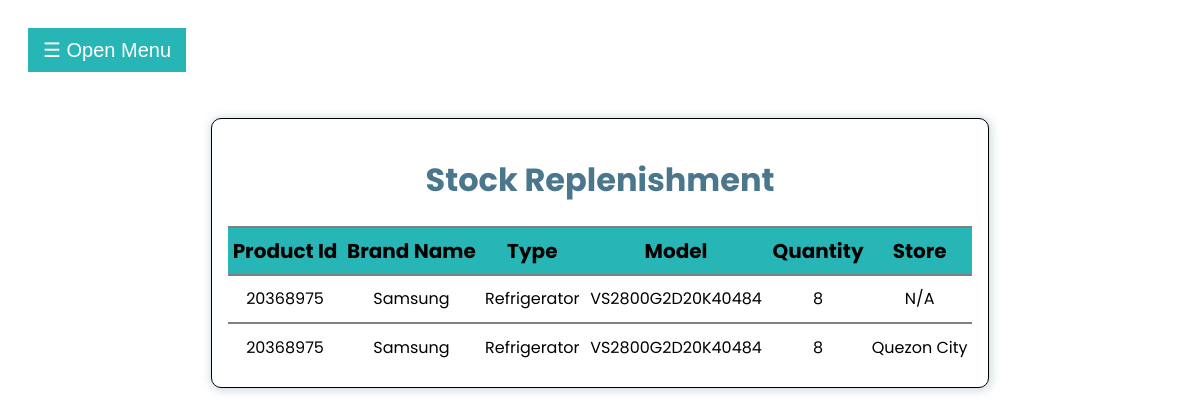
Page /Employee/Employee-Stock-Replenishment/employee-stock-replenishment.php (signed in) on the committed database.
### tables this page shows
CREATE TABLE `tbl_product` (
  `id` int(11) NOT NULL,
  `productId` varchar(50) NOT NULL,
  `brandName` varchar(100) NOT NULL,
  `type` varchar(100) NOT NULL,
  `model` varchar(100) NOT NULL,
  `color` varchar(100) NOT NULL,
  `quantity` varchar(100) NOT NULL,
  `price` varchar(100) NOT NULL
);

CREATE TABLE `tbl_product_store` (
  `id` int(11) NOT NULL,
  `productId` varchar(50) NOT NULL,
  `brandName` varchar(100) NOT NULL,
  `type` varchar(100) NOT NULL,
  `model` varchar(100) NOT NULL,
  `quantity` varchar(100) NOT NULL,
  `color` varchar(100) NOT NULL,
  `price` varchar(100) NOT NULL,
  `store` varchar(100) NOT NULL
);

### Employee/Employee-Stock-Replenishment/employee-stock-replenishment.php (the view, shortened to what this page needs)
<?php
    $db = mysqli_connect('localhost', 'root', '', 'warehouse_management_system');
?>
<!DOCTYPE html>
<html lang="en">
<head>
    <link rel="stylesheet" href="../CSS/employee-stock-replenishment.css">
    <link rel="stylesheet" href="https://cdnjs.cloudflare.com/ajax/libs/font-awesome/4.7.0/css/font-awesome.min.css">
</head>
<body>
    <div id="main">
        <button class="openbtn" onclick="openNav()">&#9776; Open Menu</button>
        <div class="container">
            <h1 class="stock-replenishment-header">Stock Replenishment</h1>
            <table>
                <thead>
                    <th>Product Id</th>
                    <th>Brand Name</th>
                    <th>Type</th>
                    <th>Model</th>
                    <th>Quantity</th>
                    <th>Store</th>
                </thead>
                <tbody>
                    <?php
                        $sql = "SELECT * FROM tbl_product WHERE quantity <= 8";
                        $result = $db->query($sql);
                        if ($result->num_rows > 0) {
                            while($row = $result->fetch_assoc()) {
                                ?>
                                    <tr>
                                        <td><?php echo $row['productId'];?></td>
                                        <td><?php echo $row['brandName'];?></td>
                                        <td><?php echo $row['type'];?></td>
                                        <td><?php echo $row['model'];?></td>
                                        <td><?php echo $row['quantity'];?></td>
                                        <td>N/A</td>
                                    </tr>
                                <?php
                            }
                        }
                        $sql = "SELECT * FROM tbl_product_store WHERE quantity <= 10";
                        $result = $db->query($sql);
                        if ($result->num_rows > 0) {
                            while($row = $result->fetch_assoc()) {
                                ?>
                                    <tr>
                                        <td><?php echo $row['productId'];?></td>
                                        <td><?php echo $row['brandName'];?></td>
                                        <td><?php echo $row['type'];?></td>
                                        <td><?php echo $row['model'];?></td>
                                        <td><?php echo $row['quantity'];?></td>
                                        <td><?php echo $row['store'];?></td>
                                    </tr>
                                <?php
                            }
                        }
                    ?>
            </table>
        </div>
    </div>
</body>
</html>

### Employee/CSS/employee-stock-replenishment.css (style rules this page uses)
body { font-family: 'Poppins', sans-serif; }
.container { margin: 4% auto; width: 65%; padding: 1rem; border: 1px solid black; border-radius: 10px; box-shadow: 1px 1px 10px 1px rgb(75, 119, 141, 30%); }
.stock-replenishment-header { text-align: center; color: #4B778D; }
table { width: 100%; border-collapse: collapse; }
thead { background: #28B5B5; font-size: 20px; text-align: left; position: sticky; }
th { text-align: center; }
td { text-align: center; }
tr { border-top: 2px solid #808080; height: 3rem; margin-bottom: 5rem; }
.openbtn { font-size: 20px; cursor: pointer; background-color: #28B5B5; color: white; padding: 10px 15px; border: none; }
#main { transition: margin-left .5s; padding: 20px; }

### rows in the picture
tbl_product: productId "20368975", brandName "Samsung", type "Refrigerator", model "VS2800G2D20K40484", quantity "8"
tbl_product_store: productId "20368975", brandName "Samsung", type "Refrigerator", model "VS2800G2D20K40484", quantity "8", store "Quezon City"
